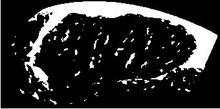
%> input picture Project/divide_photo/r3.jpg, 220 x 109 px, shrunk from 340 x 169 before the run, given in place of lenna.jpg, which was not available
$ octave DEMO_NLM.m   (GNU Octave 9; MATLAB toolbox functions it lacks are replaced by stand-ins)
%> lines starting %> are read from the running program, lines starting %| are printed output that depends on the picture; pictures that were not available may be replaced by others from this repository, and a replacement may not be noted
### Project/NLmeansfilter.m
function [output]=NLmeansfilter(input,t,f,h)

 %%%%%%%%%%%%%%%%%%%%%%%%%%%%%%%%%%%%%%%%%%%%%%%%%%%%%%%%%%%%%%%
 %
 %  input: image to be filtered
 %  t: radio of search window
 %  f: radio of similarity window
 %  h: degree of filtering
 %
 %  Author: Jose Vicente Manjon Herrera & Antoni Buades
 %  Date: 09-03-2006
 %
 %  Implementation of the Non local filter proposed for A. Buades, B. Coll and J.M. Morel in
 %  "A non-local algorithm for image denoising"
 %
 %%%%%%%%%%%%%%%%%%%%%%%%%%%%%%%%%%%%%%%%%%%%%%%%%%%%%%%%%%%%%%%

 % Size of the image
 [m n]=size(input);


 % Memory for the output
 Output=zeros(m,n);

 % Replicate the boundaries of the input image
 input2 = padarray(input,[f f],'symmetric');

 % Used kernel
 kernel = make_kernel(f);
 kernel = kernel / sum(sum(kernel));

 h=h*h;

 for i=1:m
 for j=1:n

         i1 = i+ f;
         j1 = j+ f;

         W1= input2(i1-f:i1+f , j1-f:j1+f);

         wmax=0;
         average=0;
         sweight=0;

         rmin = max(i1-t,f+1);
         rmax = min(i1+t,m+f);
         smin = max(j1-t,f+1);
         smax = min(j1+t,n+f);

         for r=rmin:1:rmax
         for s=smin:1:smax

                if(r==i1 && s==j1) continue; end;

                W2= input2(r-f:r+f , s-f:s+f);

                d = sum(sum(kernel.*(W1-W2).*(W1-W2)));

                w=exp(-d/h);

                if w>wmax
                    wmax=w;
                end

                sweight = sweight + w;
                average = average + w*input2(r,s);
         end
         end

        average = average + wmax*input2(i1,j1);
        sweight = sweight + wmax;

        if sweight > 0
            output(i,j) = average / sweight;
        else
            output(i,j) = input(i,j);
        end
 end
 end

function [kernel] = make_kernel(f)

kernel=zeros(2*f+1,2*f+1);
for d=1:f
  value= 1 / (2*d+1)^2 ;
  for i=-d:d
  for j=-d:d
    kernel(f+1-i,f+1-j)= kernel(f+1-i,f+1-j) + value ;
  end
  end
end
kernel = kernel ./ f;


### Project/DEMO_NLM.m
clear
close all
clc
clf
colormap(gray)

% create example image
ima = imread('lenna.jpg');
%> ima is the input picture: size 109x220 uint8; min 0, max 255, mean 44.1
if size(ima,3) > 1
    ima = rgb2gray(ima);
end
figure (1);
imshow(ima);


% add some noise
sigma=10;
ima=double(ima);
%> ima: size 109x220 double
rima=ima+sigma*randn(size(ima));
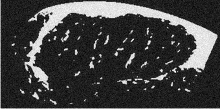
%> rima: size 109x220 double; min -37.63, max 288.8, mean 44; drawn with min black and max white
tic;
K2=filter2(fspecial('average',3),rima)/255;
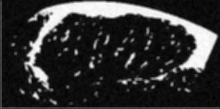
%> K2: size 109x220 double; min -0.0522, max 1.04, mean 0.17; drawn with min black and max white
toc;
tic;
K= medfilt2(rima);
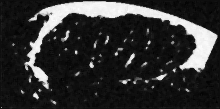
%> K: size 109x220 double; min -15.82, max 267.6, mean 39.8; drawn with min black and max white
toc;
% show it
imagesc(rima)
drawnow

% denoise it
tic;
fima=NLmeansfilter(rima,5,2,sigma);
%> in NLmeansfilter, `input2 = padarray(input,[f f],'symmetric');`:
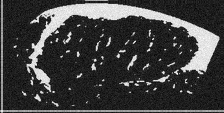
%> input2: size 113x224 double; min -37.63, max 288.8, mean 44.1; drawn with min black and max white
%> (the run ends here)
